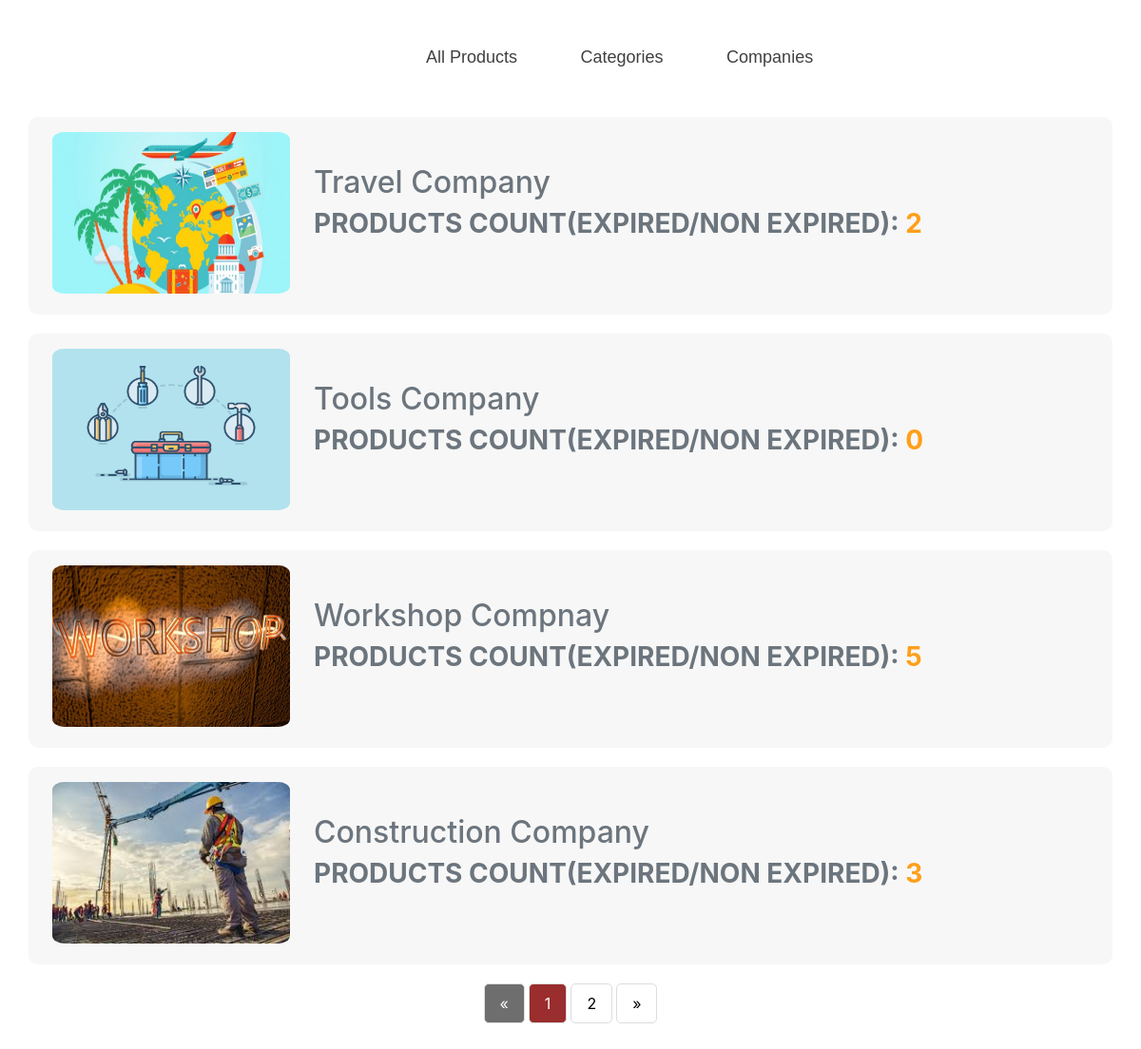
/companies/, run on the app's committed database.
### product_listing/models/company.py (models this page shows, shortened)
class Company(models.Model):
    name = models.CharField(max_length=50)
    logo = models.CharField(max_length=250)

### product_listing/views/company_views.py (the view)
# urls.py: url(r'^companies/', CompanyListView.as_view(), name="list_companies"),
class CompanyListView(generic.ListView):
    model = Company
    template_name = 'other_templates/company_list.html'
    context_object_name = 'companies'
    paginate_by = 4

### templates/other_templates/company_list.html (shortened to what this page needs)
<!DOCTYPE html>
<html lang="en">
    <head>
        {% include "other_templates/navbar.html" %}
        {% load static %}
        <link rel="stylesheet" href="{% static 'css/style_list.css' %}">
    </head>
    <body>
        <div class="text-muted">
          <div class="container">
            <div class="row" style="margin-top: 8%">
                {% for company in companies %}
                    <div class="col-md-12 item">
                        <div class="well well-sm">
                            <div class="row">
                                <div class="col-xs-3 col-md-3 text-center">
                                    <div class="cover_item">
                                        <a href="{% url 'company_products' pk=company.id %}" target="_self">
                                            <img src="http://127.0.0.1:8000/{{ company.logo }}" alt="Click for details"
                                                 class="img-rounded img-responsive">
                                        </a>
                                    </div>
                                </div>
                                <div class="col-xs-9 col-md-9 section-box" style="margin-top: 3%">
                                    <a href="{% url 'company_products' pk=company.id %}" target="_self">
                                        <h2 class="text-muted">{{ company.name }}</h2>
                                    </a>
                                    <h3 class="price"> products count(Expired/Non expired):
                                        <span>{{ company.products.all.count }}</span>
                                    </h3>
                                </div>
                            </div>
                        </div>
                    </div>
                {% endfor %}
            </div>
          </div>
        </div>
        <footer class="text-muted">
            <div class="container">
                {% if is_paginated %}
                    <div class="center">
                        <div class="pagination">
                            {% if page_obj.has_previous %}
                                <a href="?page={{ page_obj.previous_page_number }}">&laquo;</a>
                            {% else %}
                                <a class="disabled">&laquo;</a>
                            {% endif %}
                            {% for i in page_obj.paginator.page_range %}
                                {% if page_obj.number == i %}
                                    <a class="active">{{ i }}</a>
                                {% else %}
                                    <a href="?page={{ i }}">{{ i }}</a>
                                {% endif %}
                            {% endfor %}
                            {% if page_obj.has_next %}
                                  <a href="?page={{ page_obj.next_page_number }}">&raquo;</a>
                            {% else %}
                                <a class="disabled">&raquo;</a>
                            {% endif %}
                        </div>
                    </div>
                {% endif %}
            </div>
        </footer>
    </body>
</html>

### templates/other_templates/navbar.html (shortened to what this page needs)
{% load static %}
        <link rel="stylesheet" href="{% static 'imported_assets/css/bootsrap_4.0.0.css' %}">
        <link rel="stylesheet" href="{% static 'imported_assets/js/bootstrap_4.0.0.js' %}">
        <link rel="stylesheet" href="{% static 'css/common.css' %}">
<nav class="main-navigation">
        <ul class="nav-list">
            <li class="nav-list-item">
                <a href="{% url 'list_products' %}" target="_self" class="nav-link">All Products</a>
            </li>
            <li class="nav-list-item">
                <a href="{% url 'list_categories' %}" target="_self" class="nav-link">Categories</a>
            </li>
            <li class="nav-list-item">
                <a href="{% url 'list_companies' %}" target="_self" class="nav-link">Companies</a>
            </li>
        </ul>
    </nav>

### static/css/common.css (style rules this page uses)
body { overflow-x: hidden; padding:2%; margin-top:10px; }
nav.main-navigation { position: absolute; margin-left: 31.5%; }
nav.main-navigation ul.nav-list { margin: 0; padding: 0; list-style: none; position: relative; text-align: right; }
.nav-list li.nav-list-item { display: inline-block; line-height: 40px; margin-left: 30px; margin-top: -2px; }
a.nav-link { text-decoration: none; font-size: 18px; font-family: sans-serif; font-weight: 500; cursor: pointer; position: relative; color: #404040; }

### static/css/style_list.css (style rules this page uses)
a:link { text-decoration: none; }
.price { text-transform: UPPERCASE;font-weight: bold; }
.price span { color: #ff9f1a; }
.item { padding-top: 1rem; padding-bottom: 1rem; background-color: #f7f7f7; margin-bottom: 20px; border-radius: 10px; }
.cover_item { position: relative; display: inline-block; overflow: hidden; max-width: 100%; height: auto; border-radius: 5%; margin-left: 10px; }
.cover_item img { display: block; height: 170px; width: 250px; }
.center { text-align: center; }
.pagination { display: inline-block; }
.pagination a { color: black; float: left; padding: 8px 16px; text-decoration: none; border-radius: 5px; border: 1px solid #ddd; margin: 0 2px; }
.pagination a.active { background-color: #9a2d2d; color: white; border-radius: 5px; }
.pagination a.disabled { background-color: #6f6e6e; color: white; border-radius: 5px; }
.pagination a:first-child { border-top-left-radius: 5px; border-bottom-left-radius: 5px; }
.pagination a:last-child { border-top-right-radius: 5px; border-bottom-right-radius: 5px; }

### data on the page
Company: logo (picture), name "Travel Company", products.all.count "2"
Company: logo (picture), name "Tools Company", products.all.count "0"
Company: logo (picture), name "Workshop Compnay", products.all.count "5"
Company: logo (picture), name "Construction Company", products.all.count "3"

### other printed values
{{ i }} "1"
{{ i }} "2"
